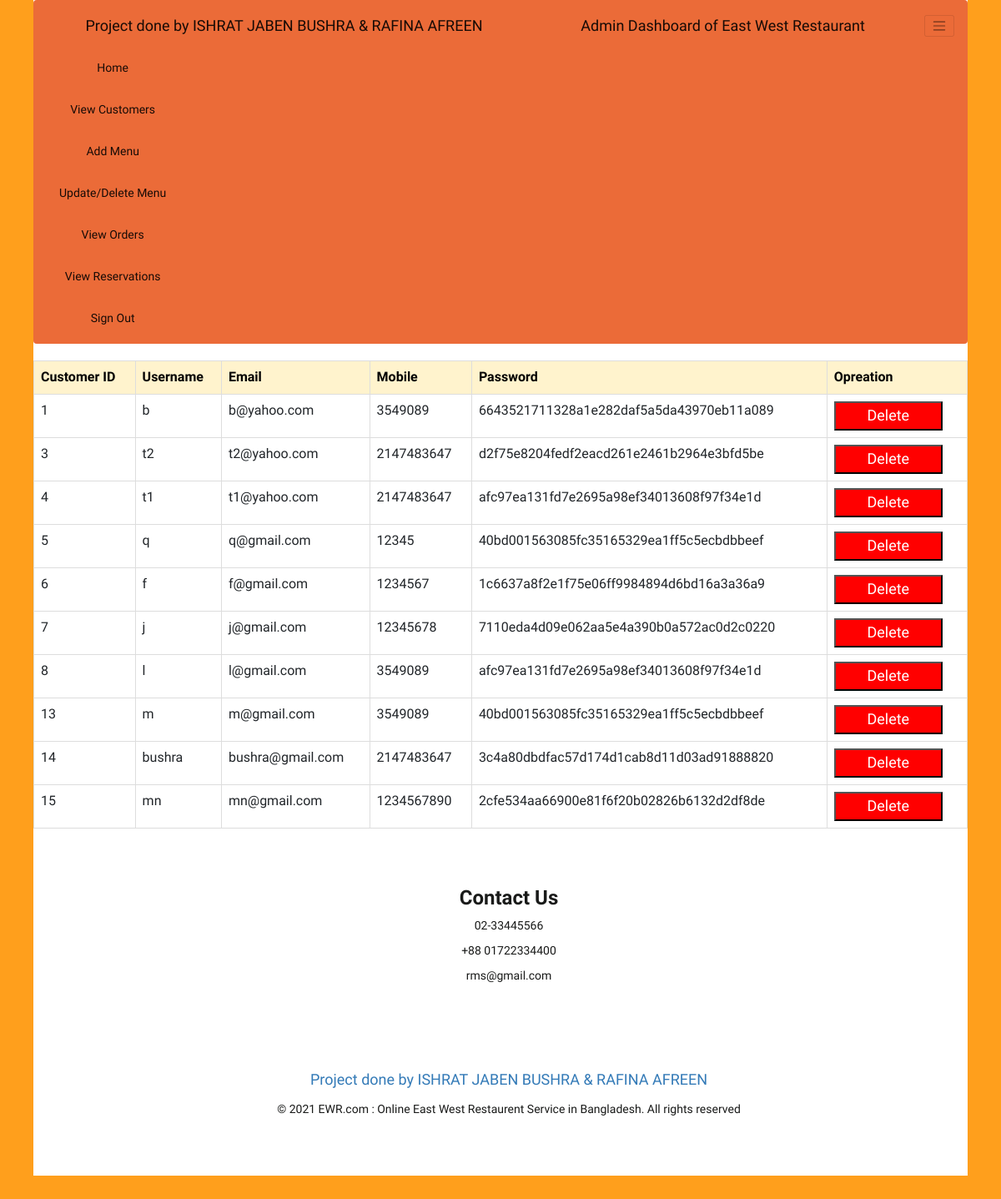
Screenshot of /admin/viewcustomer.php with the database file from the repository.
### tables this page shows
CREATE TABLE `customer` (
  `customer_id` int(10) NOT NULL,
  `username` varchar(255) NOT NULL,
  `email` varchar(255) NOT NULL,
  `mobile` int(11) NOT NULL,
  `password` varchar(255) NOT NULL
);

### admin/viewcustomer.php (the view, shortened to what this page needs)
<?php require 'adhead.php'; ?>
<html>
<body>
<table class="table table-bordered" class="table-warning" >
<tr class="table-warning">
<th class="table-warning" >Customer ID</th>
<th class="table-warning" >Username</th>
<th class="table-warning" >Email</th>
<th class="table-warning" >Mobile</th>
<th class="table-warning" >Password</th>
<th colspan="2" align="center"class="table-warning"  >Opreation</th>
<?php
           require 'addb.php';
            $sql="SELECT * FROM customer";
            $result=mysqli_query($conn,$sql);
			$total=mysqli_num_rows($result);
			if($total!=0)
			{
				while(($fetch=mysqli_fetch_assoc($result)))
				{
					echo "
					<tr>
					<td >".$fetch['customer_id']."</td>
					<td>".$fetch['username']."</td>
					<td>".$fetch['email']."</td>
					<td>".$fetch['mobile']."</td>
					<td>".$fetch['password']."</td>
					<td><a href = 'deleteuser.php?id=$fetch[customer_id]'><input type='submit' value='Delete' id='delbtn'></a></td>
					";
				}
		    }
		    else
			{
			}
?>
</tr>
</table>
</body>
</html>
<?php require 'adfoot.php'; ?>

### admin/adhead.php (style rules this page uses)
body { font-family: 'Orelega One', cursive; background-color: white; color: #191a19; text-align: center; border: 40px solid #FF9F1C; border-top: 0px; margin: 0px; }

### admin/viewcustomer.php (style rules this page uses)
body { font-family: 'Orelega One', cursive; background-color: white; color: #191a19; text-align: center; border: 40px solid #FF9F1C; border-top: 0px; margin: 0px; }
#delbtn { background-color: red; color: white; font-size: 18px; width:130px; height:35px; }

### rows the page displays
customer: customer_id "1", username "b", email "b@yahoo.com", mobile "3549089", password "6643521711328a1e282daf5a5da43970eb11a089"
customer: customer_id "3", username "t2", email "t2@yahoo.com", mobile "2147483647", password "d2f75e8204fedf2eacd261e2461b2964e3bfd5be"
customer: customer_id "4", username "t1", email "t1@yahoo.com", mobile "2147483647", password "afc97ea131fd7e2695a98ef34013608f97f34e1d"
customer: customer_id "5", username "q", email "q@gmail.com", mobile "12345", password "40bd001563085fc35165329ea1ff5c5ecbdbbeef"
customer: customer_id "6", username "f", email "f@gmail.com", mobile "1234567", password "1c6637a8f2e1f75e06ff9984894d6bd16a3a36a9"
customer: customer_id "7", username "j", email "j@gmail.com", mobile "12345678", password "7110eda4d09e062aa5e4a390b0a572ac0d2c0220"
customer: customer_id "8", username "l", email "l@gmail.com", mobile "3549089", password "afc97ea131fd7e2695a98ef34013608f97f34e1d"
customer: customer_id "13", username "m", email "m@gmail.com", mobile "3549089", password "40bd001563085fc35165329ea1ff5c5ecbdbbeef"
customer: customer_id "14", username "bushra", email "bushra@gmail.com", mobile "2147483647", password "3c4a80dbdfac57d174d1cab8d11d03ad91888820"
customer: customer_id "15", username "mn", email "mn@gmail.com", mobile "1234567890", password "2cfe534aa66900e81f6f20b02826b6132d2df8de"
